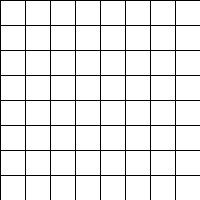
Frame 1 (no input)
Frame 60 (the mouse pressed at the canvas centre just before this capture): identical to frame 1, image omitted
Frame 120 (the mouse held since frame 60 and released just before this capture): identical to frame 1, image omitted

The Processing sketch that drew this single still picture (run headless with seeded random() and noise(); from frame 60 on, the mouse is pressed at the canvas centre):

// Processing sketch: processing_20708
// ── processing_20708.pde

//Matthew Iannacci
//Problem Set 1
//Question 5

void setup() {
  size(200,200);
  smooth();
  }


void draw() {
  background(255,255,255);

for(int x=0; x<=200; x=x+25) {
for(int y=0; y<=200; y=y+25) {

rect(x,y,100,100);

}
}
}
